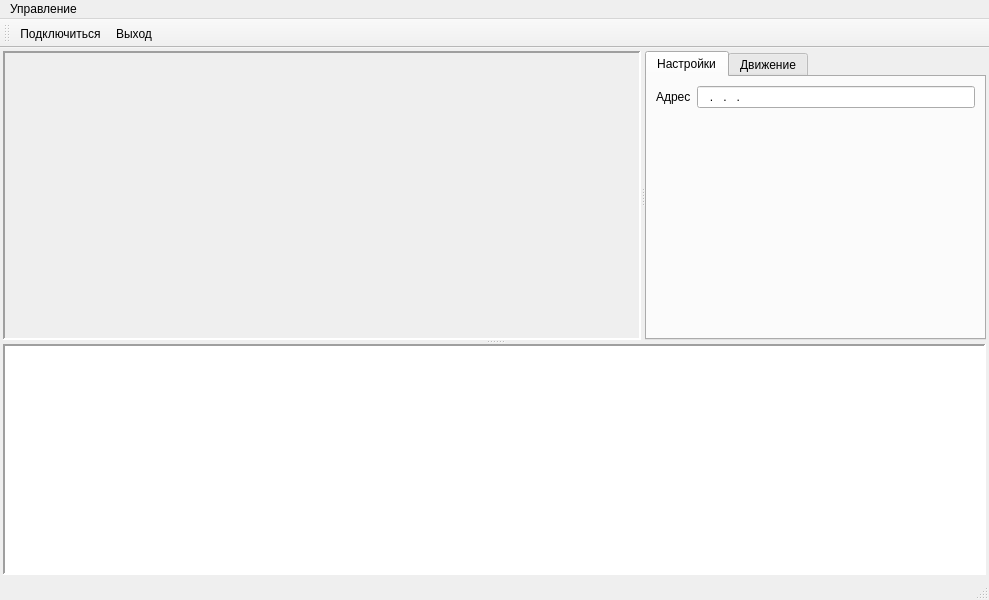
<?xml version="1.0" encoding="UTF-8"?>
<ui version="4.0">
 <class>MainWindow</class>
 <widget class="QMainWindow" name="MainWindow">
  <property name="geometry">
   <rect>
    <x>0</x>
    <y>0</y>
    <width>989</width>
    <height>600</height>
   </rect>
  </property>
  <property name="windowTitle">
   <string>Робот 2.0</string>
  </property>
  <widget class="QWidget" name="centralwidget">
   <layout class="QVBoxLayout" name="verticalLayout">
    <property name="spacing">
     <number>3</number>
    </property>
    <property name="leftMargin">
     <number>3</number>
    </property>
    <property name="topMargin">
     <number>3</number>
    </property>
    <property name="rightMargin">
     <number>3</number>
    </property>
    <property name="bottomMargin">
     <number>3</number>
    </property>
    <item>
     <widget class="QSplitter" name="splitter_2">
      <property name="orientation">
       <enum>Qt::Orientation::Vertical</enum>
      </property>
      <widget class="QSplitter" name="splitter">
       <property name="baseSize">
        <size>
         <width>320</width>
         <height>240</height>
        </size>
       </property>
       <property name="frameShape">
        <enum>QFrame::Shape::NoFrame</enum>
       </property>
       <property name="orientation">
        <enum>Qt::Orientation::Horizontal</enum>
       </property>
       <widget class="QLabel" name="video">
        <property name="minimumSize">
         <size>
          <width>320</width>
          <height>240</height>
         </size>
        </property>
        <property name="baseSize">
         <size>
          <width>320</width>
          <height>240</height>
         </size>
        </property>
        <property name="toolTip">
         <string>Видео</string>
        </property>
        <property name="frameShape">
         <enum>QFrame::Shape::Panel</enum>
        </property>
        <property name="frameShadow">
         <enum>QFrame::Shadow::Sunken</enum>
        </property>
        <property name="lineWidth">
         <number>2</number>
        </property>
        <property name="text">
         <string/>
        </property>
       </widget>
       <widget class="QTabWidget" name="tabWidget">
        <property name="currentIndex">
         <number>0</number>
        </property>
        <property name="iconSize">
         <size>
          <width>32</width>
          <height>32</height>
         </size>
        </property>
        <widget class="QWidget" name="tabConfig">
         <attribute name="title">
          <string>Настройки</string>
         </attribute>
         <layout class="QFormLayout" name="formLayout_2">
          <item row="0" column="0">
           <widget class="QLabel" name="label">
            <property name="text">
             <string>Адрес</string>
            </property>
           </widget>
          </item>
          <item row="0" column="1">
           <widget class="QLineEdit" name="ip_address">
            <property name="inputMask">
             <string>000.000.000.000</string>
            </property>
           </widget>
          </item>
         </layout>
        </widget>
        <widget class="QWidget" name="tabMove">
         <attribute name="title">
          <string>Движение</string>
         </attribute>
        </widget>
       </widget>
      </widget>
      <widget class="QTextEdit" name="log_widget">
       <property name="frameShape">
        <enum>QFrame::Shape::Panel</enum>
       </property>
       <property name="lineWidth">
        <number>2</number>
       </property>
       <property name="readOnly">
        <bool>true</bool>
       </property>
      </widget>
     </widget>
    </item>
   </layout>
  </widget>
  <widget class="QMenuBar" name="menubar">
   <property name="geometry">
    <rect>
     <x>0</x>
     <y>0</y>
     <width>989</width>
     <height>22</height>
    </rect>
   </property>
   <widget class="QMenu" name="menu">
    <property name="title">
     <string>Управление</string>
    </property>
    <addaction name="actionConnect"/>
    <addaction name="actionExit"/>
   </widget>
   <addaction name="menu"/>
  </widget>
  <widget class="QStatusBar" name="statusbar"/>
  <widget class="QToolBar" name="toolBar">
   <property name="windowTitle">
    <string>toolBar</string>
   </property>
   <property name="iconSize">
    <size>
     <width>32</width>
     <height>32</height>
    </size>
   </property>
   <attribute name="toolBarArea">
    <enum>TopToolBarArea</enum>
   </attribute>
   <attribute name="toolBarBreak">
    <bool>false</bool>
   </attribute>
   <addaction name="actionConnect"/>
   <addaction name="actionExit"/>
  </widget>
  <action name="actionExit">
   <property name="icon">
    <iconset theme="system-shutdown"/>
   </property>
   <property name="text">
    <string>Выход</string>
   </property>
  </action>
  <action name="actionConnect">
   <property name="text">
    <string>Подключиться</string>
   </property>
   <property name="checkable">
    <bool>true</bool>
   </property>
  </action>
 </widget>
 <resources/>
 <connections/>
</ui>
